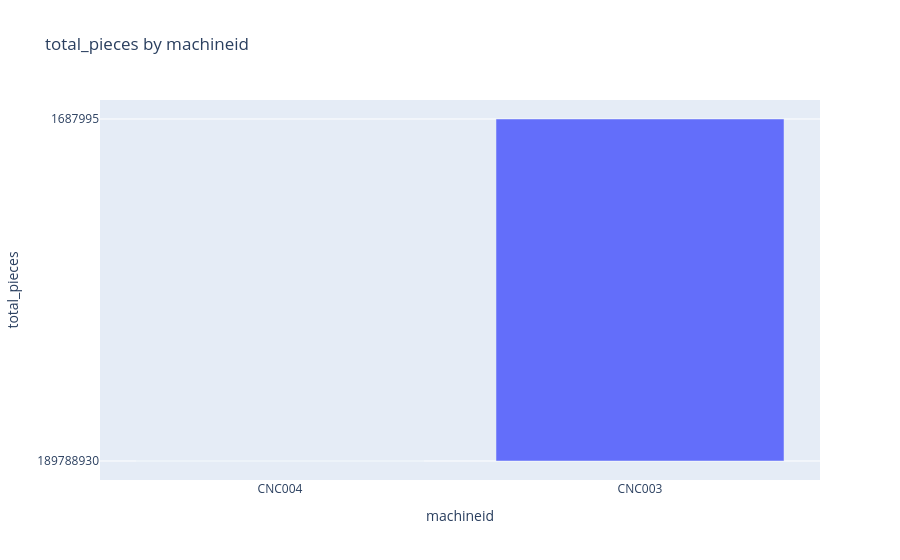

Notebook code cell kept with this figure:
### Markdown cell above
## Latest Running

### Code cell
import plotly.express as px

def choose_plot(df):
    """
    Dynamically selects the best plot type based on the structure of the DataFrame.
    """
    num_cols = df.select_dtypes(include=['object','number']).columns.tolist()
    print(f"Numerical columns: {num_cols}")
    # Check for categorical columns
    cat_cols = df.select_dtypes(include=[ 'category']).columns.tolist()
    print(f"Categorical columns: {cat_cols}")
    # Check for datetime columns
    datetime_cols = df.select_dtypes(include=['datetime64']).columns.tolist()
    print(f"Datetime columns: {datetime_cols}")
    # object_cols = df.select_dtypes(include=['object']).columns.tolist()
    
    
    if any(col in df.columns for col in ['date', 'timestamp', 'start_timestamp', 'end_timestamp', 'local_time']):
        # Determine the appropriate column for the x-axis
        time_col = next((col for col in ['date', 'timestamp', 'start_timestamp', 'end_timestamp', 'local_time'] if col in df.columns), None)
        # Time Series: Show trends over time
        return px.line(df, x=time_col, y=num_cols[0], title=f"Trend of {num_cols[0]} Over Time")

    elif len(num_cols) == 1 and len(cat_cols) == 0:
        # Single numerical column: Histogram or Box Plot
        return px.histogram(df, x=num_cols[0], title=f"Distribution of {num_cols[0]}")
    
    elif len(num_cols) == 2 and len(cat_cols) == 0:
        # Two numerical columns: Scatter plot for correlation analysis
        return px.scatter(df, x=num_cols[0], y=num_cols[1], title=f"{num_cols[0]} vs {num_cols[1]}")

    elif len(cat_cols) >= 1 and len(num_cols) >= 1:
        # Category vs Numeric: Bar chart or Violin plot
        return px.bar(df, x=cat_cols[0], y=num_cols[0], title=f"{num_cols[0]} by {cat_cols[0]}")
    
    elif len(cat_cols) == 2 and len(num_cols) == 1:
        return px.pie(df, names=cat_cols[0], values=num_cols[0], title=f"Distribution of {num_cols[0]} by {cat_cols[0]}")

    elif len(cat_cols) >= 3 and len(num_cols) == 0:
        # Multiple categorical columns: Sunburst chart for hierarchy visualization
        return px.sunburst(df, path=cat_cols[:2], values=num_cols[0] if num_cols else None, 
                           title="Hierarchical Distribution")

    elif len(num_cols) > 2:
        # If more than 2 numerical columns: Pairplot for correlation analysis
        if len(num_cols) >= 4:
            return px.scatter_matrix(df, dimensions=num_cols[:4], title="Pairwise Relationships")
        else:
            return px.scatter_matrix(df, dimensions=num_cols, title="Pairwise Relationships")

    else:
        # Default to Box plot if no clear pattern emerges
        if num_cols:
            return px.box(df, y=num_cols[0], title=f"Box Plot of {num_cols[0]}")
        else:
            return px.box(df, title="Box Plot")

# Example Usage
fig = choose_plot(df)
fig.show()
df

### Figure 1 — Plotly figure (JSON) as saved in the notebook; plotly's stock layout.template omitted (floating-point values rounded to 4 significant figures)
{"data": [{"hovertemplate": "machineid=%{x}<br>total_pieces=%{y}<extra></extra>", "legendgroup": "", "marker": {"color": "#636efa", "pattern": {"shape": ""}}, "name": "", "orientation": "v", "showlegend": false, "textposition": "auto", "type": "bar", "x": ["CNC004", "CNC003"], "xaxis": "x", "y": ["189788930", "1687995"], "yaxis": "y"}], "layout": {"barmode": "relative", "legend": {"tracegroupgap": 0}, "title": {"text": "total_pieces by machineid"}, "xaxis": {"anchor": "y", "domain": [0, 1], "title": {"text": "machineid"}}, "yaxis": {"anchor": "x", "domain": [0, 1], "title": {"text": "total_pieces"}}}}
